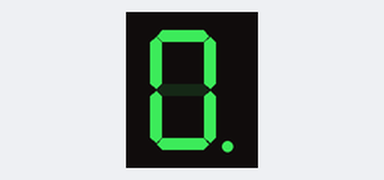
A sketch run on a simulated Arduino Uno, built with avr-gcc and run on an emulated ATmega328P. Parts: 1-digit seven-segment display. Wiring (inferred from the names in the program): 1-digit 7-segment display, segments lit when HIGH: segments pin 2, pin 3, pin 4, pin 5, pin 6, pin 7, pin 8, pin 9. The segment pins are drawn as the display they are named for.

Above: at 0.1 s.
At 4.5 s:
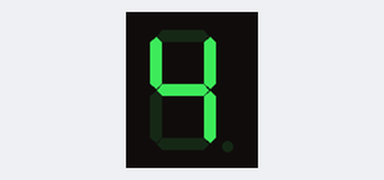
At 9.9 s:
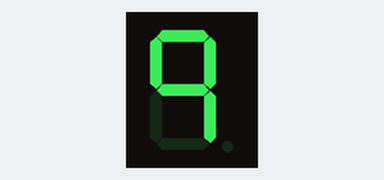
At 15.4 s:
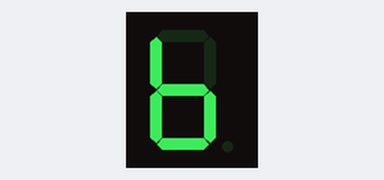
At 22.84 s:
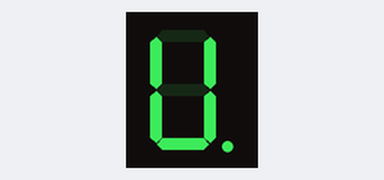
At 38.2 s:
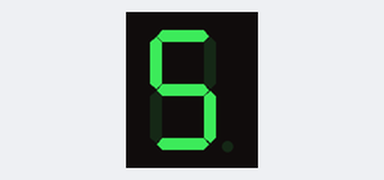

The sketch:

SeteSegmentos.ino
```cpp
int segmentos[] = {2, 3, 4, 5, 6, 7, 8, 9};
int digitos[][8] = {
  {1,1,1,1,1,1,0,1}, //0
  {0,1,1,0,0,0,0,0}, //1
  {1,1,0,1,1,0,1,0}, //2
  {1,1,1,1,0,0,1,0}, //3
  {0,1,1,0,0,1,1,0}, //4
  {1,0,1,1,0,1,1,0}, //5
  {0,0,1,1,1,1,1,0}, //6
  {1,1,1,0,0,0,0,0}, //7
  {1,1,1,1,1,1,1,0}, //8
  {1,1,1,0,0,1,1,0}, //9
  {0,0,0,0,0,0,0,1}, //.
};

void setup() {
  for(int i = 0; i < 8; i++){
    pinMode(segmentos[i], OUTPUT);
  }
}

void loop() {
  for(int i = 0; i <= 10; i++){
    for(int j = 0; j < 9; j++){
      digitalWrite(segmentos[j], digitos[i][j]);
      delay(10);
    }
    delay(1000);
  }

  for(int i = 9; i > 0; i--){
    for(int j = 7; j >= 0; j--){
      digitalWrite(segmentos[j], digitos[i][j]);
      delay(10);
    }
    delay(1000);
  }
}
```

Measured:
- what the display in image 0 shows lasts 1.0 s, from 0.1 s to 1.1 s
- what the display in image 2 shows lasts 1.0 s, from 9.9 s to 10.9 s
